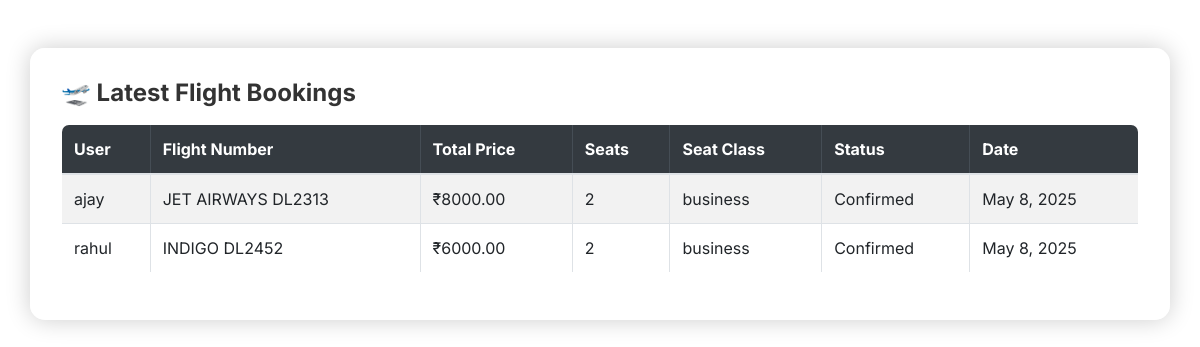
/flight/, run on the app's committed database.
### travelapp/models.py (models this page shows, shortened)
class BookFlight(models.Model):
    username_id = models.ForeignKey(User, on_delete=models.CASCADE)
    flight = models.ForeignKey(Flights, on_delete=models.CASCADE)  # ✅ Change to ForeignKey
    date = models.DateField()
    seat = models.IntegerField(default=1)
    seat_class = models.CharField(
        max_length=10,
        choices=[('economy', 'Economy'), ('business', 'Business')],
        default='economy'
    )
    total_price = models.DecimalField(max_digits=12, decimal_places=2, blank=True, null=True)
    status = models.CharField(
        max_length=20,
        choices=[("pending", "Pending"), ("confirmed", "Confirmed")],
        default="Confirmed"
    )

class Flights(models.Model):
    id = models.AutoField(primary_key=True)
    source = models.CharField(max_length=200)
    destination = models.CharField(max_length=200)
    flight_num = models.CharField(max_length=10, unique=True)  # Ensuring unique flight numbers
    city = models.ForeignKey(City, on_delete=models.CASCADE)  # ✅ Added City back
    eprice = models.IntegerField(default=0, null=True, blank=True)  # Economy price
    bprice = models.IntegerField(default=0, null=True, blank=True)  # Business price
    economy_seats = models.IntegerField(default=0)  # Total economy seats
    business_seats = models.IntegerField(default=0)  # Total business seats
    dept_time = models.TimeField()
    dest_time = models.TimeField()
    company = models.CharField(max_length=15, default=" ")
    def __str__(self):
        return f"{self.company} {self.flight_num}"

### travelapp/views.py (the view)
# urls.py: path('flight/', views.admin_flights, name='admin_flights'),
def admin_flights(request):
    latest_flight_bookings = BookFlight.objects.select_related('username_id').order_by('-date')
    return render(request, 'adminflights.html', {
        'latest_flight_bookings': latest_flight_bookings
    })

### templates/adminflights.html (shortened to what this page needs)
{% extends "index.html" %}
{% load static %}
{% block content %}
<div class="container mt-5 content-panel">
  <h4>🛫 Latest Flight Bookings</h4>
  <table class="table table-bordered table-striped mt-3">
    <thead class="table-dark">
      <tr>
        <th>User</th>
        <th>Flight Number</th>
        <th>Total Price</th>
        <th>Seats</th>
        <th>Seat Class</th>
        <th>Status</th>
        <th>Date</th>
      </tr>
    </thead>
    <tbody>
      {% for b in latest_flight_bookings %}
        <tr>
          <td>{{ b.username_id.username }}</td>
          <td>{{ b.flight }}</td>
          <td>₹{{ b.total_price }}</td>
          <td>{{ b.seat }}</td>
          <td>{{ b.seat_class }}</td>
          <td>{{ b.status }}</td>
          <td>{{ b.date }}</td>
        </tr>
      {% empty %}
        <tr><td colspan="4" class="text-center">No flight bookings found.</td></tr>
      {% endfor %}
    </tbody>
  </table>
</div>
{% endblock %}

### static/css/style.css (style rules this page uses)
html,body { font-family: 'Viga'; }

### data on the page
BookFlight: username_id.username "ajay", flight "JET AIRWAYS DL2313", total_price "8000.00", seat "2", seat_class "business", status "Confirmed", date "May 8, 2025"
BookFlight: username_id.username "rahul", flight "INDIGO DL2452", total_price "6000.00", seat "2", seat_class "business", status "Confirmed", date "May 8, 2025"
